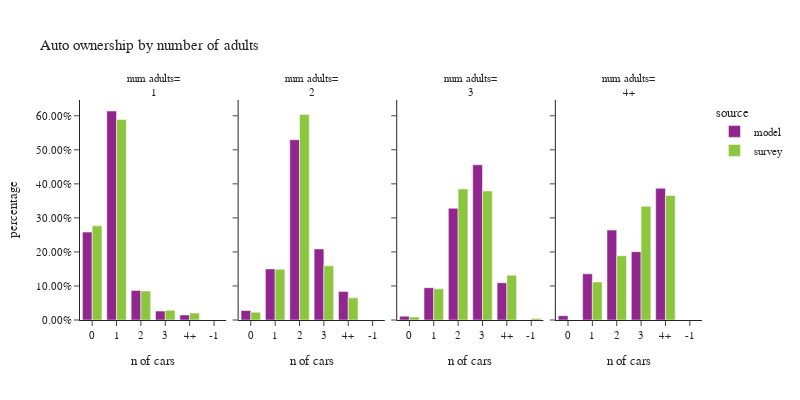

Write notebook code for a chart like this one.
### Code cell
plot_auto(hh.loc[hh['num_adults_simple']!="0"],'num_adults_simple','number of adults','num adults')

### Figure 1 — Plotly figure (JSON) as saved in the notebook; plotly's stock layout.template omitted (floating-point values rounded to 4 significant figures)
{"data": [{"alignmentgroup": "True", "customdata": [[134352], [319454], [45210], [13611], [7641]], "hovertemplate": "source=model<br>num_adults_simple=1<br>auto_ownership_simple=%{x}<br>percentage=%{y}<br>sample count=%{customdata[0]}<extra></extra>", "legendgroup": "model", "marker": {"color": "#91268F", "pattern": {"shape": ""}}, "name": "model", "offsetgroup": "model", "orientation": "v", "showlegend": true, "textposition": "auto", "type": "bar", "x": ["0", "1", "2", "3", "4+"], "xaxis": "x", "y": [0.2582, 0.614, 0.0869, 0.02616, 0.01469], "yaxis": "y"}, {"alignmentgroup": "True", "customdata": [[23628], [126962], [448158], [176567], [70574]], "hovertemplate": "source=model<br>num_adults_simple=2<br>auto_ownership_simple=%{x}<br>percentage=%{y}<br>sample count=%{customdata[0]}<extra></extra>", "legendgroup": "model", "marker": {"color": "#91268F", "pattern": {"shape": ""}}, "name": "model", "offsetgroup": "model", "orientation": "v", "showlegend": false, "textposition": "auto", "type": "bar", "x": ["0", "1", "2", "3", "4+"], "xaxis": "x2", "y": [0.02793, 0.1501, 0.5298, 0.2087, 0.08343], "yaxis": "y2"}, {"alignmentgroup": "True", "customdata": [[2506], [21178], [73177], [101654], [24373]], "hovertemplate": "source=model<br>num_adults_simple=3<br>auto_ownership_simple=%{x}<br>percentage=%{y}<br>sample count=%{customdata[0]}<extra></extra>", "legendgroup": "model", "marker": {"color": "#91268F", "pattern": {"shape": ""}}, "name": "model", "offsetgroup": "model", "orientation": "v", "showlegend": false, "textposition": "auto", "type": "bar", "x": ["0", "1", "2", "3", "4+"], "xaxis": "x3", "y": [0.01124, 0.09502, 0.3283, 0.4561, 0.1094], "yaxis": "y3"}, {"alignmentgroup": "True", "customdata": [[1853], [19939], [38851], [29535], [56906]], "hovertemplate": "source=model<br>num_adults_simple=4+<br>auto_ownership_simple=%{x}<br>percentage=%{y}<br>sample count=%{customdata[0]}<extra></extra>", "legendgroup": "model", "marker": {"color": "#91268F", "pattern": {"shape": ""}}, "name": "model", "offsetgroup": "model", "orientation": "v", "showlegend": false, "textposition": "auto", "type": "bar", "x": ["0", "1", "2", "3", "4+"], "xaxis": "x4", "y": [0.0126, 0.1356, 0.2641, 0.2008, 0.3869], "yaxis": "y4"}, {"alignmentgroup": "True", "customdata": [[493], [951], [119], [24], [14]], "hovertemplate": "source=survey<br>num_adults_simple=1<br>auto_ownership_simple=%{x}<br>percentage=%{y}<br>sample count=%{customdata[0]}<extra></extra>", "legendgroup": "survey", "marker": {"color": "#8CC63E", "pattern": {"shape": ""}}, "name": "survey", "offsetgroup": "survey", "orientation": "v", "showlegend": true, "textposition": "auto", "type": "bar", "x": ["0", "1", "2", "3", "4+"], "xaxis": "x", "y": [0.2766, 0.5891, 0.08514, 0.02884, 0.02028], "yaxis": "y"}, {"alignmentgroup": "True", "customdata": [[77], [580], [823], [157], [56]], "hovertemplate": "source=survey<br>num_adults_simple=2<br>auto_ownership_simple=%{x}<br>percentage=%{y}<br>sample count=%{customdata[0]}<extra></extra>", "legendgroup": "survey", "marker": {"color": "#8CC63E", "pattern": {"shape": ""}}, "name": "survey", "offsetgroup": "survey", "orientation": "v", "showlegend": false, "textposition": "auto", "type": "bar", "x": ["0", "1", "2", "3", "4+"], "xaxis": "x2", "y": [0.02275, 0.1494, 0.6037, 0.159, 0.06511], "yaxis": "y2"}, {"alignmentgroup": "True", "customdata": [[1], [2], [35], [75], [62], [23]], "hovertemplate": "source=survey<br>num_adults_simple=3<br>auto_ownership_simple=%{x}<br>percentage=%{y}<br>sample count=%{customdata[0]}<extra></extra>", "legendgroup": "survey", "marker": {"color": "#8CC63E", "pattern": {"shape": ""}}, "name": "survey", "offsetgroup": "survey", "orientation": "v", "showlegend": false, "textposition": "auto", "type": "bar", "x": ["-1", "0", "1", "2", "3", "4+"], "xaxis": "x3", "y": [0.004068, 0.008724, 0.09163, 0.385, 0.3788, 0.1318], "yaxis": "y3"}, {"alignmentgroup": "True", "customdata": [[9], [17], [25], [25]], "hovertemplate": "source=survey<br>num_adults_simple=4+<br>auto_ownership_simple=%{x}<br>percentage=%{y}<br>sample count=%{customdata[0]}<extra></extra>", "legendgroup": "survey", "marker": {"color": "#8CC63E", "pattern": {"shape": ""}}, "name": "survey", "offsetgroup": "survey", "orientation": "v", "showlegend": false, "textposition": "auto", "type": "bar", "x": ["1", "2", "3", "4+"], "xaxis": "x4", "y": [0.1115, 0.1886, 0.334, 0.3659], "yaxis": "y4"}], "layout": {"annotations": [{"font": {}, "showarrow": false, "text": "num adults=<br>1", "x": 0.1175, "xanchor": "center", "xref": "paper", "y": 1.0, "yanchor": "bottom", "yref": "paper"}, {"font": {}, "showarrow": false, "text": "num adults=<br>2", "x": 0.3725, "xanchor": "center", "xref": "paper", "y": 1.0, "yanchor": "bottom", "yref": "paper"}, {"font": {}, "showarrow": false, "text": "num adults=<br>3", "x": 0.6275, "xanchor": "center", "xref": "paper", "y": 1.0, "yanchor": "bottom", "yref": "paper"}, {"font": {}, "showarrow": false, "text": "num adults=<br>4+", "x": 0.8825, "xanchor": "center", "xref": "paper", "y": 1.0, "yanchor": "bottom", "yref": "paper"}], "barmode": "group", "font": {"size": 11}, "height": 400, "legend": {"title": {"text": "source"}, "tracegroupgap": 0}, "title": {"text": "Auto ownership by number of adults"}, "width": 800, "xaxis": {"anchor": "y", "domain": [0.0, 0.235], "title": {"text": "n of cars"}}, "xaxis2": {"anchor": "y2", "domain": [0.255, 0.49], "matches": "x", "title": {"text": "n of cars"}}, "xaxis3": {"anchor": "y3", "domain": [0.51, 0.745], "matches": "x", "title": {"text": "n of cars"}}, "xaxis4": {"anchor": "y4", "domain": [0.765, 1.0], "matches": "x", "title": {"text": "n of cars"}}, "yaxis": {"anchor": "x", "domain": [0.0, 1.0], "tickformat": ".2%", "title": {"text": "percentage"}}, "yaxis2": {"anchor": "x2", "domain": [0.0, 1.0], "matches": "y", "showticklabels": false, "tickformat": ".2%"}, "yaxis3": {"anchor": "x3", "domain": [0.0, 1.0], "matches": "y", "showticklabels": false, "tickformat": ".2%"}, "yaxis4": {"anchor": "x4", "domain": [0.0, 1.0], "matches": "y", "showticklabels": false, "tickformat": ".2%"}}}
